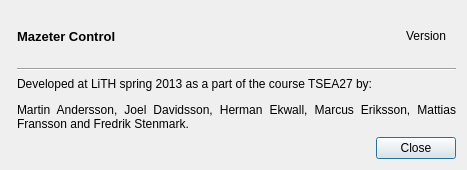
<?xml version="1.0" encoding="UTF-8"?>
<ui version="4.0">
 <class>AboutDialog</class>
 <widget class="QDialog" name="AboutDialog">
  <property name="windowModality">
   <enum>Qt::NonModal</enum>
  </property>
  <property name="geometry">
   <rect>
    <x>0</x>
    <y>0</y>
    <width>467</width>
    <height>170</height>
   </rect>
  </property>
  <property name="windowTitle">
   <string>About Mazeter Control</string>
  </property>
  <property name="windowIcon">
   <iconset resource="../resources.qrc">
    <normaloff>:/icons/resources/about.ico</normaloff>:/icons/resources/about.ico</iconset>
  </property>
  <property name="styleSheet">
   <string notr="true">font: 8pt &quot;Ubuntu&quot;;</string>
  </property>
  <layout class="QHBoxLayout" name="horizontalLayout_3">
   <item>
    <widget class="QLabel" name="label_image">
     <property name="sizePolicy">
      <sizepolicy hsizetype="Preferred" vsizetype="Preferred">
       <horstretch>0</horstretch>
       <verstretch>0</verstretch>
      </sizepolicy>
     </property>
     <property name="text">
      <string>&lt;html&gt;&lt;head/&gt;&lt;body&gt;&lt;p&gt;&lt;img src=&quot;:/images/resources/logga-small.png&quot;/&gt;&lt;/p&gt;&lt;/body&gt;&lt;/html&gt;</string>
     </property>
    </widget>
   </item>
   <item>
    <layout class="QVBoxLayout" name="verticalLayout">
     <item>
      <layout class="QHBoxLayout" name="horizontalLayout">
       <item>
        <widget class="QLabel" name="label_title">
         <property name="sizePolicy">
          <sizepolicy hsizetype="Preferred" vsizetype="Preferred">
           <horstretch>0</horstretch>
           <verstretch>0</verstretch>
          </sizepolicy>
         </property>
         <property name="text">
          <string>&lt;html&gt;&lt;head/&gt;&lt;body&gt;&lt;p&gt;&lt;span style=&quot; font-size:10pt; font-weight:600;&quot;&gt;Mazeter Control&lt;/span&gt;&lt;/p&gt;&lt;/body&gt;&lt;/html&gt;</string>
         </property>
        </widget>
       </item>
       <item>
        <widget class="QLabel" name="label_version">
         <property name="sizePolicy">
          <sizepolicy hsizetype="Preferred" vsizetype="Preferred">
           <horstretch>1</horstretch>
           <verstretch>0</verstretch>
          </sizepolicy>
         </property>
         <property name="text">
          <string>&lt;html&gt;&lt;head/&gt;&lt;body&gt;&lt;p&gt;Version&lt;/p&gt;&lt;/body&gt;&lt;/html&gt;</string>
         </property>
         <property name="alignment">
          <set>Qt::AlignRight|Qt::AlignTrailing|Qt::AlignVCenter</set>
         </property>
         <property name="indent">
          <number>10</number>
         </property>
        </widget>
       </item>
      </layout>
     </item>
     <item>
      <widget class="Line" name="line">
       <property name="sizePolicy">
        <sizepolicy hsizetype="Minimum" vsizetype="Fixed">
         <horstretch>0</horstretch>
         <verstretch>0</verstretch>
        </sizepolicy>
       </property>
       <property name="orientation">
        <enum>Qt::Horizontal</enum>
       </property>
      </widget>
     </item>
     <item>
      <widget class="QLabel" name="label">
       <property name="sizePolicy">
        <sizepolicy hsizetype="Expanding" vsizetype="Preferred">
         <horstretch>1</horstretch>
         <verstretch>0</verstretch>
        </sizepolicy>
       </property>
       <property name="lineWidth">
        <number>1</number>
       </property>
       <property name="midLineWidth">
        <number>0</number>
       </property>
       <property name="text">
        <string>&lt;html&gt;&lt;head/&gt;&lt;body&gt;&lt;p align=&quot;justify&quot;&gt;Developed at LiTH spring 2013 as a part of the course TSEA27 by:&lt;/p&gt;&lt;p align=&quot;justify&quot;&gt;Martin Andersson, Joel Davidsson, Herman Ekwall, Marcus Eriksson, Mattias Fransson and Fredrik Stenmark.&lt;/p&gt;&lt;/body&gt;&lt;/html&gt;</string>
       </property>
       <property name="textFormat">
        <enum>Qt::AutoText</enum>
       </property>
       <property name="scaledContents">
        <bool>false</bool>
       </property>
       <property name="wordWrap">
        <bool>true</bool>
       </property>
       <property name="indent">
        <number>-1</number>
       </property>
      </widget>
     </item>
     <item>
      <layout class="QHBoxLayout" name="horizontalLayout_2">
       <item>
        <spacer name="horizontalSpacer">
         <property name="orientation">
          <enum>Qt::Horizontal</enum>
         </property>
         <property name="sizeHint" stdset="0">
          <size>
           <width>40</width>
           <height>20</height>
          </size>
         </property>
        </spacer>
       </item>
       <item>
        <widget class="QPushButton" name="pushButton_close">
         <property name="text">
          <string>Close</string>
         </property>
        </widget>
       </item>
      </layout>
     </item>
    </layout>
   </item>
  </layout>
 </widget>
 <resources>
  <include location="../resources.qrc"/>
 </resources>
 <connections/>
</ui>
